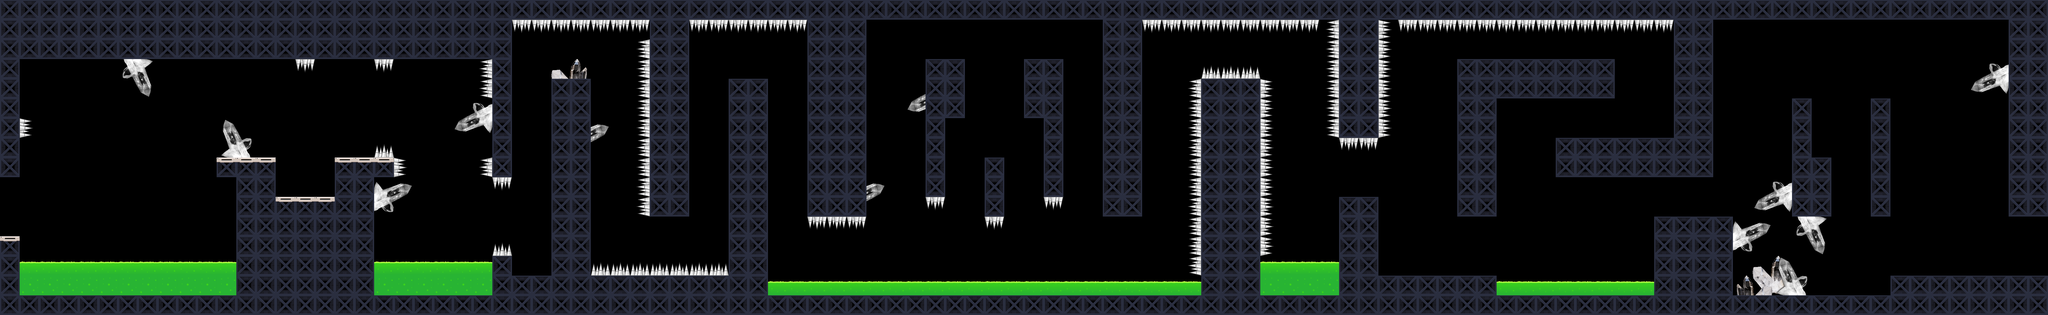

This game map was drawn from its Tiled (.tmx) file and the tilesets committed beside it. A one-line description and the trimmed map source follow:
An orthogonal 104x16 tile map with 64x64 px tiles, 3 tile layers (Base, L0, UI) and 36 objects (8x VEF, 6x static, 4x HEF, 3x ScanBeam, 2x Mine, ...).

<map version="1.2" tiledversion="2019.05.08" orientation="orthogonal" renderorder="left-up" width="104" height="16" tilewidth="64" tileheight="64" infinite="0" nextlayerid="13" nextobjectid="50">
 <properties>
  <property name="isBoundingBox" type="bool" value="false" />
  <property name="isDebug" type="bool" value="false" />
  <property name="isFollow" type="bool" value="true" />
  <property name="isScrollX" type="bool" value="true" />
  <property name="isScrollY" type="bool" value="false" />
 </properties>
 <tileset firstgid="1" name="Tiles" tilewidth="128" tileheight="128" tilecount="15" columns="0">
  <grid orientation="orthogonal" width="1" height="1" />
  <tile id="1" type="TR-1">
   <properties>
    <property name="PE_Key" value="NA" />
    <property name="PhysicsBody" value="BOUNDING_BOX" />
    <property name="TAG" type="int" value="80" />
    <property name="isDynamic" type="bool" value="false" />
    <property name="isUseOnContact" type="bool" value="false" />
    <property name="isUsePhysics" type="bool" value="true" />
   </properties>
   <image width="64" height="64" source="Tile2.png" />
   <objectgroup draworder="index">
    <object id="1" x="0" y="0" width="64" height="64" />
   </objectgroup>
  </tile>
  <tile id="4" type="TR-0">
   <properties>
    <property name="PE_Key" value="NA" />
    <property name="PhysicsBody" value="BOUNDING_BOX" />
    <property name="TAG" type="int" value="82" />
    <property name="isDynamic" type="bool" value="false" />
    <property name="isUseOnContact" type="bool" value="false" />
    <property name="isUsePhysics" type="bool" value="true" />
   </properties>
   <image width="64" height="64" source="Tile5.png" />
   <objectgroup draworder="index">
    <object id="1" x="0" y="0" width="64" height="64" />
   </objectgroup>
  </tile>
  <tile id="15" type="Acid">
   <properties>
    <property name="CategoryBitmask" value="100000_000000_000000_000000" />
    <property name="CollisionBitmask" value="000000_000000_11111111_11111111" />
    <property name="ContactTestBitmask" value="11111111_11111111_11111111_11111111" />
    <property name="GameObject" value="Hostile" />
    <property name="GivesDamage" type="int" value="100" />
    <property name="Group" type="int" value="0" />
    <property name="PE_Key" value="NA" />
    <property name="PhysicsBody" value="BOUNDING_BOX" />
    <property name="TAG" type="int" value="100" />
    <property name="canGiveDamage" type="bool" value="false" />
    <property name="canTakeDamage" type="bool" value="false" />
    <property name="health" value="INF" />
    <property name="isDynamic" type="bool" value="false" />
    <property name="isUseOnContact" type="bool" value="false" />
    <property name="isUsePhysics" type="bool" value="true" />
   </properties>
   <image width="64" height="64" source="Acid_Bottom.png" />
   <objectgroup draworder="index">
    <object id="1" x="0" y="0" width="4" height="64" />
   </objectgroup>
  </tile>
  <tile id="16" type="AcidTop">
   <properties>
    <property name="CategoryBitmask" value="010000_000000_000000_000000" />
    <property name="CollisionBitmask" value="000000_000000_11111111_11111111" />
    <property name="ContactTestBitmask" value="11111111_11111111_11111111_11111111" />
    <property name="GameObject" value="Hostile" />
    <property name="GivesDamage" type="int" value="100" />
    <property name="Group" type="int" value="0" />
    <property name="PE_Key" value="NA" />
    <property name="PhysicsBody" value="BOUNDING_BOX" />
    <property name="TAG" type="int" value="100" />
    <property name="canGiveDamage" type="bool" value="true" />
    <property name="canTakeDamage" type="bool" value="false" />
    <property name="health" value="INF" />
    <property name="isDynamic" type="bool" value="false" />
    <property name="isUseOnContact" type="bool" value="false" />
    <property name="isUsePhysics" type="bool" value="true" />
   </properties>
   <image width="64" height="64" source="Acid_Top.png" />
   <objectgroup draworder="index">
    <object id="1" x="2" y="23" width="61" height="40" />
   </objectgroup>
  </tile>
  <tile id="22" type="SpikeWest">
   <properties>
    <property name="CategoryBitmask" value="100000_000000_000000_000000" />
    <property name="CollisionBitmask" value="000000_000000_11111111_11111111" />
    <property name="ContactTestBitmask" value="11111111_11111111_11111111_11111111" />
    <property name="GameObject" value="Hostile" />
    <property name="GivesDamage" type="int" value="30" />
    <property name="Group" type="int" value="0" />
    <property name="PE_Key" value="SpikeWest" />
    <property name="PhysicsBody" value="PE" />
    <property name="TAG" type="int" value="100" />
    <property name="canGiveDamage" type="bool" value="false" />
    <property name="canTakeDamage" type="bool" value="false" />
    <property name="health" value="INF" />
    <property name="isDynamic" type="bool" value="false" />
    <property name="isUseOnContact" type="bool" value="true" />
    <property name="isUsePhysics" type="bool" value="true" />
   </properties>
   <image width="64" height="64" source="SpikeWest.png" />
   <objectgroup draworder="index">
    <object id="1" x="27" y="2" width="36" height="60" />
   </objectgroup>
  </tile>
  <tile id="23" type="SpikeEast">
   <properties>
    <property name="CategoryBitmask" value="100000_000000_000000_000000" />
    <property name="CollisionBitmask" value="000000_000000_11111111_11111111" />
    <property name="ContactTestBitmask" value="11111111_11111111_11111111_11111111" />
    <property name="GameObject" value="Hostile" />
    <property name="GivesDamage" type="int" value="30" />
    <property name="Group" type="int" value="0" />
    <property name="PE_Key" value="SpikeEast" />
    <property name="PhysicsBody" value="PE" />
    <property name="TAG" type="int" value="100" />
    <property name="canGiveDamage" type="bool" value="false" />
    <property name="canTakeDamage" type="bool" value="false" />
    <property name="health" value="INF" />
    <property name="isDynamic" type="bool" value="false" />
    <property name="isUseOnContact" type="bool" value="true" />
    <property name="isUsePhysics" type="bool" value="true" />
   </properties>
   <image width="64" height="64" source="SpikeEast.png" />
   <objectgroup draworder="index">
    <object id="1" x="0" y="0" width="34" height="64" />
   </objectgroup>
  </tile>
  <tile id="24" type="SpikeSouth">
   <properties>
    <property name="CategoryBitmask" value="100000_000000_000000_000000" />
    <property name="CollisionBitmask" value="000000_000000_11111111_11111111" />
    <property name="ContactTestBitmask" value="11111111_11111111_11111111_11111111" />
    <property name="GameObject" value="Hostile" />
    <property name="GivesDamage" type="int" value="30" />
    <property name="Group" type="int" value="0" />
    <property name="PE_Key" value="SpikeSouth" />
    <property name="PhysicsBody" value="PE" />
    <property name="TAG" type="int" value="100" />
    <property name="canGiveDamage" type="bool" value="false" />
    <property name="canTakeDamage" type="bool" value="false" />
    <property name="health" value="INF" />
    <property name="isDynamic" type="bool" value="false" />
    <property name="isUseOnContact" type="bool" value="true" />
    <property name="isUsePhysics" type="bool" value="true" />
   </properties>
   <image width="64" height="64" source="SpikeSoth.png" />
   <objectgroup draworder="index">
    <object id="1" x="0" y="0" width="64" height="34" />
   </objectgroup>
  </tile>
  <tile id="25" type="SpikeNorth">
   <properties>
    <property name="CategoryBitmask" value="100000_000000_000000_000000" />
    <property name="CollisionBitmask" value="000000_000000_11111111_11111111" />
    <property name="ContactTestBitmask" value="11111111_11111111_11111111_11111111" />
    <property name="GameObject" value="Hostile" />
    <property name="GivesDamage" type="int" value="30" />
    <property name="Group" type="int" value="0" />
    <property name="PE_Key" value="SpikeNorth" />
    <property name="PhysicsBody" value="PE" />
    <property name="TAG" type="int" value="100" />
    <property name="canGiveDamage" type="bool" value="false" />
    <property name="canTakeDamage" type="bool" value="false" />
    <property name="health" value="INF" />
    <property name="isDynamic" type="bool" value="false" />
    <property name="isUseOnContact" type="bool" value="true" />
    <property name="isUsePhysics" type="bool" value="true" />
   </properties>
   <image width="64" height="64" source="SpikeNorth.png" />
   <objectgroup draworder="index">
    <object id="1" x="0" y="34" width="64" height="35" />
   </objectgroup>
  </tile>
  <tile id="26" type="Finish">
   <properties>
    <property name="CategoryBitmask" value="100000_000000_000000_000000" />
    <property name="CollisionBitmask" value="000000_000000_11111111_11111111" />
    <property name="ContactTestBitmask" value="11111111_11111111_11111111_11111111" />
    <property name="GameObject" value="Exit" />
    <property name="GivesDamage" type="int" value="100" />
    <property name="Group" type="int" value="0" />
    <property name="PE_Key" value="NA" />
    <property name="PhysicsBody" value="BOUNDING_BOX" />
    <property name="TAG" type="int" value="100" />
    <property name="canGiveDamage" type="bool" value="false" />
    <property name="canTakeDamage" type="bool" value="false" />
    <property name="health" value="INF" />
    <property name="isDynamic" type="bool" value="false" />
    <property name="isUseOnContact" type="bool" value="false" />
    <property name="isUsePhysics" type="bool" value="false" />
   </properties>
   <image width="64" height="64" source="finish64x64.png" />
  </tile>
  <tile id="27" type="QuartzCrystalEast">
   <properties>
    <property name="CategoryBitmask" value="100000_000000_000000_000000" />
    <property name="CollisionBitmask" value="000000_000000_11111111_11111111" />
    <property name="ContactTestBitmask" value="11111111_11111111_11111111_11111111" />
    <property name="GameObject" value="Hostile" />
    <property name="GivesDamage" type="int" value="1" />
    <property name="Group" type="int" value="0" />
    <property name="PE_Key" value="QuartzCrystalEast" />
    <property name="PhysicsBody" value="PE" />
    <property name="TAG" type="int" value="100" />
    <property name="canGiveDamage" type="bool" value="false" />
    <property name="canTakeDamage" type="bool" value="false" />
    <property name="health" value="INF" />
    <property name="isDynamic" type="bool" value="false" />
    <property name="isUseOnContact" type="bool" value="true" />
    <property name="isUsePhysics" type="bool" value="true" />
   </properties>
   <image width="128" height="128" source="QuartzCrystalEast.png" />
  </tile>
  <tile id="28" type="QuartzCrystalNorth">
   <properties>
    <property name="CategoryBitmask" value="100000_000000_000000_000000" />
    <property name="CollisionBitmask" value="000000_000000_11111111_11111111" />
    <property name="ContactTestBitmask" value="11111111_11111111_11111111_11111111" />
    <property name="GameObject" value="Hostile" />
    <property name="GivesDamage" type="int" value="1" />
    <property name="Group" type="int" value="0" />
    <property name="PE_Key" value="QuartzCrystalNorth" />
    <property name="PhysicsBody" value="PE" />
    <property name="TAG" type="int" value="100" />
    <property name="canGiveDamage" type="bool" value="false" />
    <property name="canTakeDamage" type="bool" value="false" />
    <property name="health" value="INF" />
    <property name="isDynamic" type="bool" value="false" />
    <property name="isUseOnContact" type="bool" value="true" />
    <property name="isUsePhysics" type="bool" value="true" />
   </properties>
   <image width="128" height="128" source="QuartzCrystalNorth.png" />
  </tile>
  <tile id="29" type="QuartzCrystalNorth3">
   <properties>
    <property name="CategoryBitmask" value="100000_000000_000000_000000" />
    <property name="CollisionBitmask" value="000000_000000_11111111_11111111" />
    <property name="ContactTestBitmask" value="11111111_11111111_11111111_11111111" />
    <property name="GameObject" value="Hostile" />
    <property name="GivesDamage" type="int" value="1" />
    <property name="Group" type="int" value="0" />
    <property name="PE_Key" value="QuartzCrystalNorth3" />
    <property name="PhysicsBody" value="PE" />
    <property name="TAG" type="int" value="100" />
    <property name="canGiveDamage" type="bool" value="false" />
    <property name="canTakeDamage" type="bool" value="false" />
    <property name="health" value="INF" />
    <property name="isDynamic" type="bool" value="false" />
    <property name="isUseOnContact" type="bool" value="true" />
    <property name="isUsePhysics" type="bool" value="true" />
   </properties>
   <image width="128" height="128" source="QuartzCrystalNorth3.png" />
  </tile>
  <tile id="30" type="QuartzCrystalNorthFliped3">
   <properties>
    <property name="CategoryBitmask" value="100000_000000_000000_000000" />
    <property name="CollisionBitmask" value="000000_000000_11111111_11111111" />
    <property name="ContactTestBitmask" value="11111111_11111111_11111111_11111111" />
    <property name="GameObject" value="Hostile" />
    <property name="GivesDamage" type="int" value="1" />
    <property name="Group" type="int" value="0" />
    <property name="PE_Key" value="QuartzCrystalNorthFliped3" />
    <property name="PhysicsBody" value="PE" />
    <property name="TAG" type="int" value="100" />
    <property name="canGiveDamage" type="bool" value="false" />
    <property name="canTakeDamage" type="bool" value="false" />
    <property name="health" value="INF" />
    <property name="isDynamic" type="bool" value="false" />
    <property name="isUseOnContact" type="bool" value="true" />
    <property name="isUsePhysics" type="bool" value="true" />
   </properties>
   <image width="128" height="128" source="QuartzCrystalNorthFliped3.png" />
  </tile>
  <tile id="31" type="QuartzCrystalSouth">
   <properties>
    <property name="CategoryBitmask" value="100000_000000_000000_000000" />
    <property name="CollisionBitmask" value="000000_000000_11111111_11111111" />
    <property name="ContactTestBitmask" value="11111111_11111111_11111111_11111111" />
    <property name="GameObject" value="Hostile" />
    <property name="GivesDamage" type="int" value="1" />
    <property name="Group" type="int" value="0" />
    <property name="PE_Key" value="QuartzCrystalSouth" />
    <property name="PhysicsBody" value="PE" />
    <property name="TAG" type="int" value="100" />
    <property name="canGiveDamage" type="bool" value="false" />
    <property name="canTakeDamage" type="bool" value="false" />
    <property name="health" value="INF" />
    <property name="isDynamic" type="bool" value="false" />
    <property name="isUseOnContact" type="bool" value="true" />
    <property name="isUsePhysics" type="bool" value="true" />
   </properties>
   <image width="128" height="128" source="QuartzCrystalSouth.png" />
  </tile>
  <tile id="32" type="QuartzCrystalWest">
   <properties>
    <property name="CategoryBitmask" value="100000_000000_000000_000000" />
    <property name="CollisionBitmask" value="000000_000000_11111111_11111111" />
    <property name="ContactTestBitmask" value="11111111_11111111_11111111_11111111" />
    <property name="GameObject" value="Hostile" />
    <property name="GivesDamage" type="int" value="1" />
    <property name="Group" type="int" value="0" />
    <property name="PE_Key" value="QuartzCrystalWest" />
    <property name="PhysicsBody" value="PE" />
    <property name="TAG" type="int" value="100" />
    <property name="canGiveDamage" type="bool" value="false" />
    <property name="canTakeDamage" type="bool" value="false" />
    <property name="health" value="INF" />
    <property name="isDynamic" type="bool" value="false" />
    <property name="isUseOnContact" type="bool" value="true" />
    <property name="isUsePhysics" type="bool" value="true" />
   </properties>
   <image width="128" height="128" source="QuartzCrystalWest.png" />
  </tile>
 </tileset>
 <layer id="12" name="Base" width="104" height="16">
  <data>[1664 cells, 21 non-empty, 10 distinct tile ids]</data>
 </layer>
 <layer id="10" name="L0" width="104" height="16">
  <data>[1664 cells, 814 non-empty, 12 distinct tile ids]</data>
 </layer>
 <layer id="11" name="UI" width="104" height="16">
  <data>[1664 cells, 0 non-empty, 0 distinct tile ids]</data>
 </layer>
 <objectgroup id="2" name="O1-PHY" visible="0">
  <object id="1" name="SpawnPlayer" type="SpawnPoint" x="350" y="420">
   <point />
  </object>
  <object id="2" name="ExitLevel" type="Sensor" x="1596" y="514" width="64" height="256" />
  <object id="3" name="Top" type="static" x="0" y="0" width="1662" height="192" />
  <object id="4" name="WestWall" type="static" x="0" y="192" width="128" height="832" />
  <object id="5" name="Bottom" type="static" x="128" y="961" width="1536" height="64" />
  <object id="6" name="static" type="EsatWallTop" x="1601" y="199" width="63" height="316" />
  <object id="7" name="EastWall-Bottom" type="static" x="1600" y="771" width="66" height="188" />
  <object id="8" name="CenterPlatform" type="static" x="770" y="578" width="446" height="381" />
  <object id="9" name="CenterPlatform-Top" type="static" x="702" y="515" width="581" height="63" />
 </objectgroup>
 <objectgroup id="7" name="O2-ELEMENTS">
  <!-- 19 objects omitted --></objectgroup>
</map>
<!-- 19 of 36 objects omitted -->
